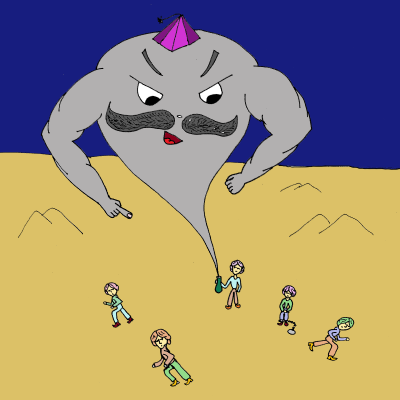
#> input picture 1st year/Test/img.png, 400 x 400 px, found by its file name
$ python 4.py
#> lines starting #> are read from the running program, lines starting #| are printed output that depends on the picture
from PIL import Image


def get_it(name_in, name_out):
#> called with name_in = 'D:\\Yandex LMS\\Test\\img.png', name_out = 'D:\\Yandex LMS\\Test\\res.png'
    im = Image.open(name_in)
#> im is the input picture: PIL image 400x400 RGB; mean R, G, B 157.9, 143.8, 119.5
    pixels = im.load()
    x, y = im.size
#> x = 400; y = 400
    for i in range(x):
        for j in range(y):
            r, g, b = pixels[i, j]
            mod = min(abs(255 - r), abs(255 - g), abs(255 - b))
            if abs(255 - r) > mod:
                r += mod
            if abs(255 - g) > mod:
                g += mod
            if abs(255 - b) > mod:
                b += mod
            pixels[i, j] = r, g, b
    im = im.transpose(Image.ROTATE_270)
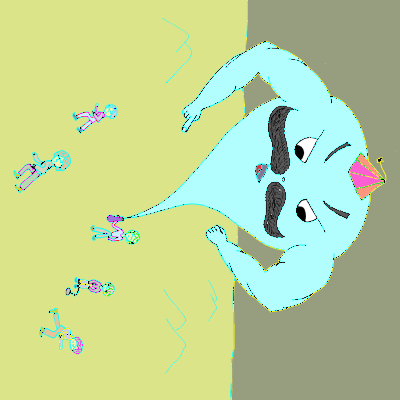
#> im: PIL image 400x400 RGB; mean R, G, B 190.6, 211, 154.8
    im.save(name_out)


get_it("D:\\Yandex LMS\\Test\\img.png", "D:\\Yandex LMS\\Test\\res.png")
